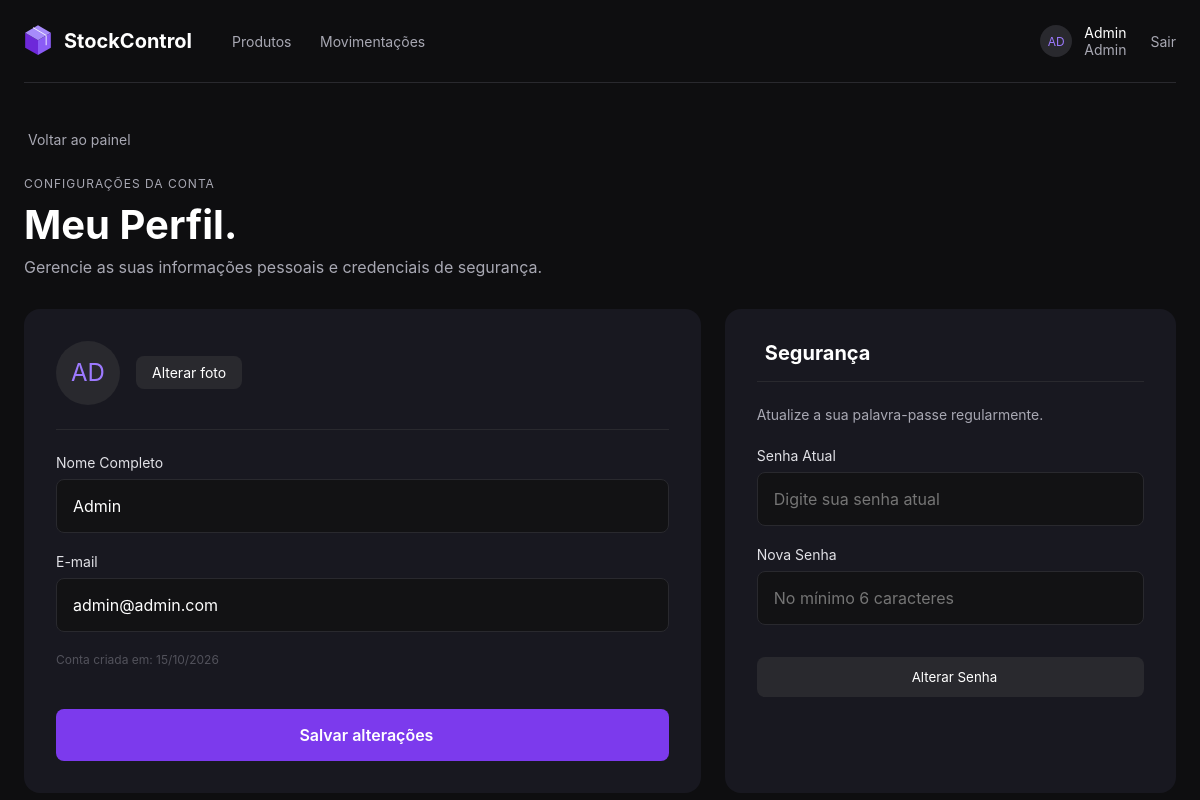
The page /perfil.php (signed in) on the database its author committed.
### tables this page shows
CREATE TABLE `usuarios` (
  `id` int(11) NOT NULL,
  `nome` varchar(100) NOT NULL,
  `email` varchar(100) NOT NULL,
  `senha` varchar(255) NOT NULL,
  `nivel_acesso` enum('admin','operador') DEFAULT 'operador',
  `criado_em` timestamp NOT NULL DEFAULT current_timestamp(),
  `foto_perfil` varchar(255) DEFAULT NULL
);

### perfil.php (the view, shortened to what this page needs)
<?php
require './conn/conexao.php';
$id_usuario = $_SESSION['usuario_id'];
$stmt = $pdo->prepare("SELECT * FROM usuarios WHERE id = ?");
$stmt->execute([$id_usuario]);
$usuario = $stmt->fetch(PDO::FETCH_ASSOC);
$iniciais = strtoupper(substr($usuario['nome'], 0, 2));
$foto_perfil = $usuario['foto_perfil'];
?>
<!DOCTYPE html>
<html lang="pt-BR">
<head>
    <link rel="stylesheet" href="style.css">
</head>
<body>
    <div class="dashboard-container">
        <header class="topbar">
            <div class="topbar-left">
                <div class="logo"
                    style="display: flex; align-items: center; gap: 12px; transition: transform 0.3s ease; cursor: pointer;"
                    onmouseover="this.style.transform='scale(1.05)'" onmouseout="this.style.transform='scale(1)'">
                    <strong style="font-size: 1.25rem;">StockControl</strong>
                </div>
                <nav class="nav-links">
                    <a href="painel.php">Produtos</a>
                    <a href="movimentacoes.php">Movimentações</a>
                </nav>
            </div>
            <div class="topbar-right">
                <div class="user-profile">
                    <div class="avatar">
                        <?php if (!empty($foto_perfil)): ?>
                            <img src="uploads/<?= htmlspecialchars($foto_perfil) ?>"
                                style="width: 100%; height: 100%; border-radius: 50%; object-fit: cover;">
                        <?php else: ?>
                            <?= $iniciais ?>
                        <?php endif; ?>
                    </div>
                    <div class="user-info">
                        <span><?= htmlspecialchars($usuario['nome']) ?></span>
                        <span class="user-role"><?= ucfirst($usuario['nivel_acesso']) ?></span>
                    </div>
                </div>
                <a href="logout.php" class="logout-link"><i class="ph ph-sign-out"></i> Sair</a>
            </div>
        </header>
        <main>
            <a href="painel.php" class="action-link" style="color: #A8A8B3; font-size: 0.875rem;">
                <i class="ph ph-arrow-left"></i> Voltar ao painel
            </a>
            <section class="page-header" style="margin-top: 24px;">
                <span class="tag" style="background: none; padding: 0;">CONFIGURAÇÕES DA CONTA</span>
                <h1>Meu Perfil.</h1>
                <p>Gerencie as suas informações pessoais e credenciais de segurança.</p>
            </section>
            <div class="product-form-container">
                <div class="form-panel">
                    <form action="" method="POST" enctype="multipart/form-data"
                        style="display: flex; gap: 16px; align-items: center; margin-bottom: 24px; padding-bottom: 24px; border-bottom: 1px solid #29292E;">
                        <div class="avatar" style="width: 64px; height: 64px; font-size: 1.5rem;">
                            <?php if (!empty($foto_perfil)): ?>
                                <img src="uploads/<?= htmlspecialchars($foto_perfil) ?>"
                                    style="width: 100%; height: 100%; border-radius: 50%; object-fit: cover;">
                            <?php else: ?>
                                <?= $iniciais ?>
                            <?php endif; ?>
                        </div>
                        <div>
                            <button type="button" class="btn-secondary"
                                onclick="document.getElementById('foto_upload').click()"
                                style="padding: 8px 16px; font-size: 0.875rem;">
                                <i class="ph ph-camera"></i> Alterar foto
                            </button>
                        </div>
                    </form>
                    <form action="" method="POST">
                        <div class="form-group">
                            <label><i class="ph ph-user"></i> Nome Completo</label>
                            <input type="text" name="nome" value="<?= htmlspecialchars($usuario['nome']) ?>" required
                                class="form-input"
                                style="width: 100%; padding: 16px; background-color: #121214; border: 1px solid #29292E; border-radius: 8px; color: #FFF;">
                        </div>
                        <div class="form-group">
                            <label><i class="ph ph-envelope-simple"></i> E-mail</label>
                            <input type="email" name="email" value="<?= htmlspecialchars($usuario['email']) ?>" required
                                class="form-input"
                                style="width: 100%; padding: 16px; background-color: #121214; border: 1px solid #29292E; border-radius: 8px; color: #FFF;">
                        </div>
                        <p style="color: #52525B; font-size: 0.75rem; margin-top: 16px;">Conta criada em:
                            <?= date('d/m/Y', strtotime($usuario['criado_em'])) ?></p>
                        <div class="form-actions" style="margin-top: 32px;">
                            <button type="submit" class="btn-primary"
                                style="width: 100%; justify-content: center; display: flex; gap: 8px; align-items: center;">
                                <i class="ph ph-floppy-disk"></i> Salvar alterações
                            </button>
                        </div>
                    </form>
                </div>
                <div class="form-panel">
                    <h3
                        style="display: flex; align-items: center; gap: 8px; border-bottom: 1px solid #29292E; padding-bottom: 16px;">
                        <i class="ph ph-shield-check" style="color: #9D7AFF;"></i> Segurança
                    </h3>
                    <p style="color: #A8A8B3; font-size: 0.875rem; margin: 24px 0;">Atualize a sua palavra-passe
                        regularmente.</p>
                    <form action="" method="POST">
                        <div class="form-group">
                            <label>Senha Atual</label>
                            <input type="password" name="senha_atual" placeholder="Digite sua senha atual" required
                                class="form-input"
                                style="width: 100%; padding: 16px; background-color: #121214; border: 1px solid #29292E; border-radius: 8px; color: #FFF;">
                        </div>
                        <div class="form-group">
                            <label>Nova Senha</label>
                            <input type="password" name="nova_senha" placeholder="No mínimo 6 caracteres" required
                                minlength="6" class="form-input"
                                style="width: 100%; padding: 16px; background-color: #121214; border: 1px solid #29292E; border-radius: 8px; color: #FFF;">
                        </div>
                        <div class="form-actions" style="margin-top: 32px;">
                            <button type="submit" class="btn-secondary"
                                style="width: 100%; justify-content: center; display: flex; gap: 8px; align-items: center; background-color: #29292E;">
                                <i class="ph ph-lock-key"></i> Alterar Senha
                            </button>
                        </div>
                    </form>
                </div>
            </div>
        </main>
    </div>
</body>
</html>

### style.css (style rules this page uses)
* { margin: 0; padding: 0; box-sizing: border-box; font-family: "Inter", sans-serif; }
body { background-color: #0e0e10; color: #ffffff; display: flex; height: 100vh; }
.tag { background-color: rgba(255, 255, 255, 0.1); padding: 6px 12px; border-radius: 16px; font-size: 0.75rem; text-transform: uppercase; letter-spacing: 1px; width: max-content; color: #a8a8b3; }
.form-group { margin-bottom: 20px; }
.form-group label { display: block; margin-bottom: 8px; font-size: 0.875rem; color: #e1e1e6; }
.form-group input { width: 100%; padding: 16px; background-color: #121214; border: 1px solid #29292e; border-radius: 8px; color: #fff; font-size: 1rem; outline: none; transition: border 0.2s; }
.btn-primary { width: 100%; padding: 16px; background-color: #7c3aed; color: #fff; border: none; border-radius: 8px; font-size: 1rem; font-weight: 600; cursor: pointer; transition: background-color 0.2s; margin-top: 10px; }
.dashboard-container { width: 100%; max-width: 1200px; margin: 0 auto; padding: 0 24px; }
.topbar { display: flex; justify-content: space-between; align-items: center; padding: 24px 0; border-bottom: 1px solid #29292e; margin-bottom: 40px; }
.topbar-left { display: flex; align-items: center; gap: 40px; }
.nav-links a { color: #a8a8b3; text-decoration: none; font-size: 0.875rem; margin-right: 24px; }
.topbar-right { display: flex; align-items: center; gap: 24px; }
.user-profile { display: flex; align-items: center; gap: 12px; }
.avatar { width: 32px; height: 32px; background-color: #29292e; border-radius: 50%; display: flex; align-items: center; justify-content: center; font-size: 0.75rem; color: #9d7aff; }
.user-info span { display: block; font-size: 0.875rem; }
.user-role { color: #a8a8b3; font-size: 0.75rem; }
.logout-link { color: #a8a8b3; text-decoration: none; font-size: 0.875rem; }
.page-header h1 { font-size: 2.5rem; margin: 8px 0; }
.page-header p { color: #a8a8b3; margin-bottom: 32px; }
.action-link { color: #a8a8b3; text-decoration: none; font-size: 0.75rem; }
.product-form-container { display: grid; grid-template-columns: 1.5fr 1fr; gap: 24px; margin-top: 24px; }
.form-panel { background-color: #181820; border-radius: 16px; padding: 32px; }
.form-panel h3 { font-size: 1.25rem; margin-bottom: 24px; border-bottom: 1px solid #29292e; padding-bottom: 16px; }
.form-actions { display: flex; justify-content: space-between; align-items: center; margin-top: 32px; }
.btn-secondary { background-color: #29292e; color: #fff; border: none; padding: 12px 24px; border-radius: 8px; cursor: pointer; text-decoration: none; }
a { text-decoration: none; position: relative; color: inherit; transition: color 0.3s ease; }
a::after { content: ""; position: absolute; width: 0; height: 2px; bottom: -4px; left: 0; background-color: #9d7aff; transition: width 0.3s cubic-bezier(0.25, 1, 0.5, 1); }
a.logout-link { transition: transform 0.2s ease, color 0.3s ease; display: inline-flex; align-items: center; }
a.logout-link::after { background-color: #ef4444; }
a.btn-primary::after, a.btn-secondary::after, a.action-link::after { display: none; }
.page-header { animation: fadeInUp 0.6s ease-out; }
.btn-primary, .btn-secondary, .btn-danger, .tab-btn { transition: all 0.2s ease-in-out; }
.action-link { display: inline-flex; align-items: center; gap: 4px; transition: color 0.2s ease, transform 0.2s ease; }

### rows shown on the page
usuarios: nome "AD", nome "Admin", nivel_acesso "Admin", email "admin@admin.com", criado_em "15/10/2026"
